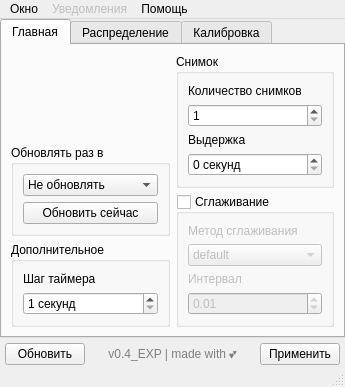
<?xml version="1.0" encoding="UTF-8"?>
<ui version="4.0">
 <class>MainWindow</class>
 <widget class="QMainWindow" name="MainWindow">
  <property name="geometry">
   <rect>
    <x>0</x>
    <y>0</y>
    <width>345</width>
    <height>359</height>
   </rect>
  </property>
  <property name="windowTitle">
   <string>MainWindow</string>
  </property>
  <widget class="QWidget" name="centralwidget">
   <layout class="QVBoxLayout" name="verticalLayout">
    <property name="spacing">
     <number>5</number>
    </property>
    <property name="leftMargin">
     <number>0</number>
    </property>
    <property name="topMargin">
     <number>0</number>
    </property>
    <property name="rightMargin">
     <number>0</number>
    </property>
    <property name="bottomMargin">
     <number>0</number>
    </property>
    <item>
     <widget class="QTabWidget" name="tabWidget">
      <property name="sizePolicy">
       <sizepolicy hsizetype="Expanding" vsizetype="Expanding">
        <horstretch>0</horstretch>
        <verstretch>0</verstretch>
       </sizepolicy>
      </property>
      <property name="toolTipDuration">
       <number>0</number>
      </property>
      <property name="tabPosition">
       <enum>QTabWidget::North</enum>
      </property>
      <property name="tabShape">
       <enum>QTabWidget::Rounded</enum>
      </property>
      <property name="currentIndex">
       <number>0</number>
      </property>
      <property name="usesScrollButtons">
       <bool>true</bool>
      </property>
      <property name="tabsClosable">
       <bool>false</bool>
      </property>
      <property name="movable">
       <bool>false</bool>
      </property>
      <property name="tabBarAutoHide">
       <bool>false</bool>
      </property>
      <widget class="QWidget" name="tab">
       <attribute name="title">
        <string>Главная</string>
       </attribute>
       <layout class="QGridLayout" name="gridLayout_2">
        <item row="0" column="0">
         <layout class="QVBoxLayout" name="verticalLayout_6">
          <item>
           <widget class="QLabel" name="label_2">
            <property name="text">
             <string/>
            </property>
            <property name="pixmap">
             <pixmap resource="../../resources/pyqt_resources.qrc">:/waba/waba_title.png</pixmap>
            </property>
            <property name="alignment">
             <set>Qt::AlignCenter</set>
            </property>
           </widget>
          </item>
          <item>
           <widget class="QGroupBox" name="groupBox_6">
            <property name="title">
             <string>Обновлять раз в</string>
            </property>
            <layout class="QVBoxLayout" name="verticalLayout_4">
             <item>
              <widget class="QComboBox" name="comboBox">
               <property name="currentText">
                <string>Не обновлять</string>
               </property>
               <property name="currentIndex">
                <number>0</number>
               </property>
               <item>
                <property name="text">
                 <string>Не обновлять</string>
                </property>
               </item>
               <item>
                <property name="text">
                 <string>30 секунд</string>
                </property>
               </item>
               <item>
                <property name="text">
                 <string>1 минуту</string>
                </property>
               </item>
               <item>
                <property name="text">
                 <string>5 минут</string>
                </property>
               </item>
               <item>
                <property name="text">
                 <string>10 минут</string>
                </property>
               </item>
               <item>
                <property name="text">
                 <string>15 минут</string>
                </property>
               </item>
               <item>
                <property name="text">
                 <string>30 минут</string>
                </property>
               </item>
               <item>
                <property name="text">
                 <string>1 час</string>
                </property>
               </item>
               <item>
                <property name="text">
                 <string>2 часа</string>
                </property>
               </item>
              </widget>
             </item>
             <item>
              <widget class="QPushButton" name="pushButton_3">
               <property name="text">
                <string>Обновить сейчас</string>
               </property>
               <property name="icon">
                <iconset resource="../../resources/pyqt_resources.qrc">
                 <normaloff>:/icons/settings_brightness.png</normaloff>:/icons/settings_brightness.png</iconset>
               </property>
              </widget>
             </item>
            </layout>
           </widget>
          </item>
          <item>
           <widget class="QGroupBox" name="groupBox_2">
            <property name="title">
             <string>Дополнительное</string>
            </property>
            <layout class="QVBoxLayout" name="verticalLayout_3">
             <item>
              <widget class="QLabel" name="label_4">
               <property name="text">
                <string>Шаг таймера</string>
               </property>
               <property name="buddy">
                <cstring>spinBox</cstring>
               </property>
              </widget>
             </item>
             <item>
              <widget class="QSpinBox" name="spinBox">
               <property name="suffix">
                <string> секунд</string>
               </property>
               <property name="minimum">
                <number>1</number>
               </property>
               <property name="maximum">
                <number>30</number>
               </property>
              </widget>
             </item>
            </layout>
           </widget>
          </item>
         </layout>
        </item>
        <item row="0" column="1">
         <layout class="QVBoxLayout" name="verticalLayout_7">
          <item>
           <widget class="QGroupBox" name="groupBox">
            <property name="sizePolicy">
             <sizepolicy hsizetype="Preferred" vsizetype="Preferred">
              <horstretch>0</horstretch>
              <verstretch>0</verstretch>
             </sizepolicy>
            </property>
            <property name="title">
             <string>Снимок</string>
            </property>
            <layout class="QVBoxLayout" name="verticalLayout_2">
             <item>
              <widget class="QLabel" name="label_3">
               <property name="text">
                <string>Количество снимков</string>
               </property>
               <property name="buddy">
                <cstring>spinBox_3</cstring>
               </property>
              </widget>
             </item>
             <item>
              <widget class="QSpinBox" name="spinBox_3">
               <property name="accelerated">
                <bool>false</bool>
               </property>
               <property name="showGroupSeparator" stdset="0">
                <bool>false</bool>
               </property>
               <property name="minimum">
                <number>1</number>
               </property>
               <property name="maximum">
                <number>20</number>
               </property>
              </widget>
             </item>
             <item>
              <widget class="QLabel" name="label_5">
               <property name="text">
                <string>Выдержка</string>
               </property>
               <property name="buddy">
                <cstring>spinBox_2</cstring>
               </property>
              </widget>
             </item>
             <item>
              <widget class="QSpinBox" name="spinBox_2">
               <property name="suffix">
                <string> секунд</string>
               </property>
               <property name="maximum">
                <number>30</number>
               </property>
              </widget>
             </item>
            </layout>
           </widget>
          </item>
          <item>
           <widget class="QGroupBox" name="groupBox_3">
            <property name="title">
             <string>Сглаживание</string>
            </property>
            <property name="checkable">
             <bool>true</bool>
            </property>
            <property name="checked">
             <bool>false</bool>
            </property>
            <layout class="QVBoxLayout" name="verticalLayout_8">
             <item>
              <widget class="QLabel" name="label_7">
               <property name="text">
                <string>Метод сглаживания</string>
               </property>
               <property name="buddy">
                <cstring>comboBox_2</cstring>
               </property>
              </widget>
             </item>
             <item>
              <widget class="QComboBox" name="comboBox_2">
               <item>
                <property name="text">
                 <string>default</string>
                </property>
               </item>
               <item>
                <property name="text">
                 <string>logarithmic</string>
                </property>
               </item>
               <item>
                <property name="text">
                 <string>smart</string>
                </property>
               </item>
              </widget>
             </item>
             <item>
              <widget class="QLabel" name="label_8">
               <property name="text">
                <string>Интервал</string>
               </property>
              </widget>
             </item>
             <item>
              <widget class="QDoubleSpinBox" name="doubleSpinBox">
               <property name="maximum">
                <double>2.000000000000000</double>
               </property>
               <property name="singleStep">
                <double>0.010000000000000</double>
               </property>
               <property name="value">
                <double>0.010000000000000</double>
               </property>
              </widget>
             </item>
            </layout>
           </widget>
          </item>
         </layout>
        </item>
       </layout>
      </widget>
      <widget class="QWidget" name="tab_3">
       <attribute name="title">
        <string>Распределение</string>
       </attribute>
       <layout class="QGridLayout" name="gridLayout_4">
        <item row="0" column="0" rowspan="2" colspan="2">
         <widget class="QGroupBox" name="groupBox_7">
          <property name="title">
           <string>Свободны</string>
          </property>
          <layout class="QGridLayout" name="gridLayout_3">
           <item row="0" column="0">
            <widget class="QListWidget" name="listWidget_2">
             <property name="dragDropMode">
              <enum>QAbstractItemView::DragDrop</enum>
             </property>
             <property name="defaultDropAction">
              <enum>Qt::MoveAction</enum>
             </property>
             <property name="selectionMode">
              <enum>QAbstractItemView::ExtendedSelection</enum>
             </property>
             <property name="movement">
              <enum>QListView::Snap</enum>
             </property>
             <item>
              <property name="text">
               <string>Asus (amogus)</string>
              </property>
             </item>
             <item>
              <property name="text">
               <string>Dexp D30 (sus)</string>
              </property>
             </item>
             <item>
              <property name="text">
               <string>Телевизор бабушки</string>
              </property>
             </item>
            </widget>
           </item>
          </layout>
         </widget>
        </item>
        <item row="0" column="2">
         <widget class="QComboBox" name="comboBox_4">
          <item>
           <property name="text">
            <string>[1] internal_camera</string>
           </property>
          </item>
          <item>
           <property name="text">
            <string>[2] GoPro mini</string>
           </property>
          </item>
         </widget>
        </item>
        <item row="1" column="2">
         <widget class="QListWidget" name="listWidget">
          <property name="dragDropMode">
           <enum>QAbstractItemView::DragDrop</enum>
          </property>
          <property name="defaultDropAction">
           <enum>Qt::MoveAction</enum>
          </property>
          <property name="selectionMode">
           <enum>QAbstractItemView::ExtendedSelection</enum>
          </property>
          <property name="movement">
           <enum>QListView::Snap</enum>
          </property>
         </widget>
        </item>
       </layout>
      </widget>
      <widget class="QWidget" name="tab_2">
       <property name="layoutDirection">
        <enum>Qt::LeftToRight</enum>
       </property>
       <attribute name="title">
        <string>Калибровка</string>
       </attribute>
       <layout class="QGridLayout" name="gridLayout">
        <item row="2" column="5">
         <widget class="QGroupBox" name="groupBox_5">
          <property name="title">
           <string>GroupBox</string>
          </property>
         </widget>
        </item>
        <item row="1" column="5">
         <widget class="QGroupBox" name="groupBox_4">
          <property name="title">
           <string>Авто-калибровка</string>
          </property>
         </widget>
        </item>
        <item row="0" column="4" colspan="2">
         <widget class="QComboBox" name="comboBox_3">
          <item>
           <property name="text">
            <string>Asus {e6f07b5f-ee97-4a90-b076-33f57bf4eaa7}</string>
           </property>
          </item>
          <item>
           <property name="text">
            <string>Sus {amogus}</string>
           </property>
          </item>
         </widget>
        </item>
        <item row="1" column="4" rowspan="2">
         <widget class="PlotWidget" name="graphWidget" native="true"/>
        </item>
       </layout>
      </widget>
     </widget>
    </item>
    <item>
     <layout class="QHBoxLayout" name="horizontalLayout">
      <property name="leftMargin">
       <number>5</number>
      </property>
      <property name="topMargin">
       <number>0</number>
      </property>
      <property name="rightMargin">
       <number>5</number>
      </property>
      <item>
       <widget class="QPushButton" name="pushButton">
        <property name="sizePolicy">
         <sizepolicy hsizetype="Minimum" vsizetype="Fixed">
          <horstretch>0</horstretch>
          <verstretch>0</verstretch>
         </sizepolicy>
        </property>
        <property name="minimumSize">
         <size>
          <width>0</width>
          <height>0</height>
         </size>
        </property>
        <property name="text">
         <string>Обновить</string>
        </property>
        <property name="icon">
         <iconset resource="../../resources/pyqt_resources.qrc">
          <normaloff>:/icons/settings_brightness.png</normaloff>:/icons/settings_brightness.png</iconset>
        </property>
       </widget>
      </item>
      <item>
       <widget class="QLabel" name="label">
        <property name="sizePolicy">
         <sizepolicy hsizetype="Expanding" vsizetype="Preferred">
          <horstretch>0</horstretch>
          <verstretch>0</verstretch>
         </sizepolicy>
        </property>
        <property name="text">
         <string>&lt;html&gt;&lt;head/&gt;&lt;body&gt;&lt;p&gt;&lt;span style=&quot; color:#808080;&quot;&gt;v0.4_EXP | made with 💕&lt;/span&gt;&lt;/p&gt;&lt;/body&gt;&lt;/html&gt;</string>
        </property>
        <property name="alignment">
         <set>Qt::AlignCenter</set>
        </property>
       </widget>
      </item>
      <item>
       <widget class="QPushButton" name="pushButton_2">
        <property name="text">
         <string>Применить</string>
        </property>
       </widget>
      </item>
     </layout>
    </item>
   </layout>
  </widget>
  <widget class="QMenuBar" name="menubar">
   <property name="enabled">
    <bool>true</bool>
   </property>
   <property name="geometry">
    <rect>
     <x>0</x>
     <y>0</y>
     <width>345</width>
     <height>21</height>
    </rect>
   </property>
   <widget class="QMenu" name="menu">
    <property name="title">
     <string>Окно</string>
    </property>
    <widget class="QMenu" name="menu_3">
     <property name="title">
      <string>Сворачивать в трей</string>
     </property>
     <addaction name="action_4"/>
     <addaction name="action_6"/>
     <addaction name="action_7"/>
    </widget>
    <addaction name="menu_3"/>
    <addaction name="separator"/>
    <addaction name="action_26"/>
    <addaction name="action_25"/>
    <addaction name="action_23"/>
   </widget>
   <widget class="QMenu" name="menu_2">
    <property name="title">
     <string>Помощь</string>
    </property>
    <addaction name="action_YouTube"/>
    <addaction name="action_3"/>
    <addaction name="action_2"/>
    <addaction name="separator"/>
    <addaction name="action_5"/>
    <addaction name="action_PyQt6"/>
   </widget>
   <widget class="QMenu" name="menu_4">
    <property name="enabled">
     <bool>false</bool>
    </property>
    <property name="title">
     <string>Уведомления</string>
    </property>
    <widget class="QMenu" name="menu_5">
     <property name="title">
      <string>Изменения яркости</string>
     </property>
     <addaction name="action_13"/>
     <addaction name="action_14"/>
     <addaction name="action_15"/>
    </widget>
    <widget class="QMenu" name="menu_6">
     <property name="title">
      <string>Вид уведомлений</string>
     </property>
     <property name="toolTipsVisible">
      <bool>true</bool>
     </property>
     <addaction name="action_17"/>
     <addaction name="action_18"/>
     <addaction name="action_20"/>
     <addaction name="action_19"/>
     <addaction name="separator"/>
     <addaction name="action_22"/>
    </widget>
    <addaction name="menu_5"/>
    <addaction name="menu_6"/>
    <addaction name="separator"/>
    <addaction name="action_9"/>
    <addaction name="action_10"/>
    <addaction name="action_11"/>
    <addaction name="action_12"/>
   </widget>
   <addaction name="menu"/>
   <addaction name="menu_4"/>
   <addaction name="menu_2"/>
  </widget>
  <widget class="QStatusBar" name="statusbar"/>
  <action name="action_2">
   <property name="text">
    <string>Свои темы и переводы</string>
   </property>
  </action>
  <action name="action_3">
   <property name="icon">
    <iconset resource="../../resources/pyqt_resources.qrc">
     <normaloff>:/icons/github_logo.png</normaloff>:/icons/github_logo.png</iconset>
   </property>
   <property name="text">
    <string>Страница на GitHub</string>
   </property>
  </action>
  <action name="action_YouTube">
   <property name="icon">
    <iconset resource="../../resources/pyqt_resources.qrc">
     <normaloff>:/icons/youtube_logo.png</normaloff>:/icons/youtube_logo.png</iconset>
   </property>
   <property name="text">
    <string>Гайд на YouTube</string>
   </property>
  </action>
  <action name="action_5">
   <property name="icon">
    <iconset resource="../../resources/pyqt_resources.qrc">
     <normaloff>:/waba/logo2_release.png</normaloff>:/waba/logo2_release.png</iconset>
   </property>
   <property name="text">
    <string>О приложении</string>
   </property>
  </action>
  <action name="action_4">
   <property name="checkable">
    <bool>true</bool>
   </property>
   <property name="text">
    <string>Вместо закрытия</string>
   </property>
  </action>
  <action name="action_6">
   <property name="checkable">
    <bool>true</bool>
   </property>
   <property name="text">
    <string>Вместо сворачивания</string>
   </property>
  </action>
  <action name="action_7">
   <property name="checkable">
    <bool>true</bool>
   </property>
   <property name="text">
    <string>Никогда</string>
   </property>
  </action>
  <action name="action_PyQt6">
   <property name="text">
    <string>О PyQt6</string>
   </property>
  </action>
  <action name="action_9">
   <property name="checkable">
    <bool>true</bool>
   </property>
   <property name="checked">
    <bool>true</bool>
   </property>
   <property name="text">
    <string>Подсказки</string>
   </property>
  </action>
  <action name="action_10">
   <property name="checkable">
    <bool>true</bool>
   </property>
   <property name="checked">
    <bool>true</bool>
   </property>
   <property name="text">
    <string>Предупреждения</string>
   </property>
  </action>
  <action name="action_11">
   <property name="checkable">
    <bool>true</bool>
   </property>
   <property name="checked">
    <bool>true</bool>
   </property>
   <property name="text">
    <string>Ошибки</string>
   </property>
  </action>
  <action name="action_12">
   <property name="checkable">
    <bool>true</bool>
   </property>
   <property name="checked">
    <bool>true</bool>
   </property>
   <property name="text">
    <string>Обновления</string>
   </property>
  </action>
  <action name="action_13">
   <property name="checkable">
    <bool>true</bool>
   </property>
   <property name="text">
    <string>Не уведомлять</string>
   </property>
  </action>
  <action name="action_14">
   <property name="checkable">
    <bool>true</bool>
   </property>
   <property name="text">
    <string>При ручном запуске</string>
   </property>
  </action>
  <action name="action_15">
   <property name="checkable">
    <bool>true</bool>
   </property>
   <property name="text">
    <string>Каждый раз</string>
   </property>
  </action>
  <action name="action_17">
   <property name="text">
    <string>По умолчанию</string>
   </property>
   <property name="toolTip">
    <string>&lt;html&gt;&lt;head/&gt;&lt;body&gt;&lt;p&gt;Оставить выбор за приложением&lt;/p&gt;&lt;p&gt;&lt;span style=&quot; font-style:italic;&quot;&gt;Например: Предупреждения будут показываться диалоговыми окнами, а найденое обновление для приложения - в панели уведомлений&lt;/span&gt;&lt;/p&gt;&lt;/body&gt;&lt;/html&gt;</string>
   </property>
  </action>
  <action name="action_18">
   <property name="text">
    <string>В панель уведомлений</string>
   </property>
   <property name="toolTip">
    <string>&lt;html&gt;&lt;head/&gt;&lt;body&gt;&lt;p&gt;Все уведомления переберутся в панель уведомлений (если такая имеется)&lt;/p&gt;&lt;p&gt;&lt;span style=&quot; font-weight:600;&quot;&gt;Предупреждения будут автоматически приниматься!&lt;/span&gt;&lt;/p&gt;&lt;/body&gt;&lt;/html&gt;</string>
   </property>
  </action>
  <action name="action_19">
   <property name="text">
    <string>В угол экрана (beta)</string>
   </property>
   <property name="toolTip">
    <string>&lt;html&gt;&lt;head/&gt;&lt;body&gt;&lt;p&gt;(&lt;span style=&quot; font-weight:600;&quot;&gt;BETA&lt;/span&gt;) Все уведомления переберутся в угол экрана&lt;/p&gt;&lt;/body&gt;&lt;/html&gt;</string>
   </property>
  </action>
  <action name="action_20">
   <property name="text">
    <string>Диалоговым окном</string>
   </property>
   <property name="toolTip">
    <string>&lt;html&gt;&lt;head/&gt;&lt;body&gt;&lt;p&gt;Все уведомления будут вызывать системное диалоговое окно&lt;/p&gt;&lt;p&gt;&lt;span style=&quot; font-style:italic;&quot;&gt;Может немного раздражать&lt;/span&gt;&lt;/p&gt;&lt;/body&gt;&lt;/html&gt;</string>
   </property>
  </action>
  <action name="action_22">
   <property name="text">
    <string>Больше настроек...</string>
   </property>
  </action>
  <action name="action_23">
   <property name="text">
    <string>Закрыть</string>
   </property>
  </action>
  <action name="action_25">
   <property name="text">
    <string>Свернуть в трей</string>
   </property>
  </action>
  <action name="action_26">
   <property name="text">
    <string>Свернуть в панель приложений</string>
   </property>
  </action>
 </widget>
 <customwidgets>
  <customwidget>
   <class>PlotWidget</class>
   <extends>QWidget</extends>
   <header>pyqtgraph</header>
   <container>1</container>
  </customwidget>
 </customwidgets>
 <resources>
  <include location="../../resources/pyqt_resources.qrc"/>
 </resources>
 <connections/>
</ui>
